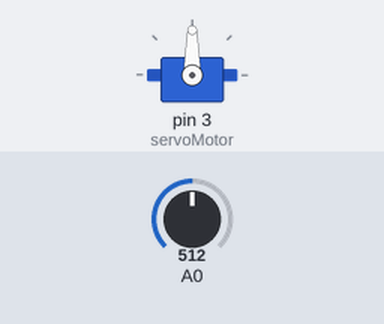
A sketch run on a simulated Arduino Uno, built with avr-gcc and run on an emulated ATmega328P. Parts: servo. Inputs (shaded band) come from the test bench; at power-on: A0 = 512.

Above: at 1.2 s.
1.3 s: A0 set to 716
At 1.9 s:
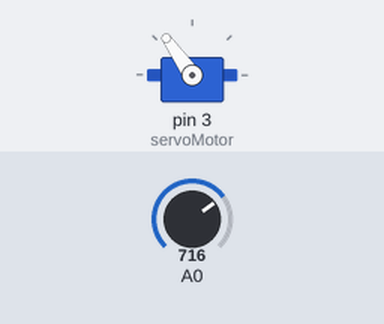
2.8 s: A0 set to 900
At 4.0 s:
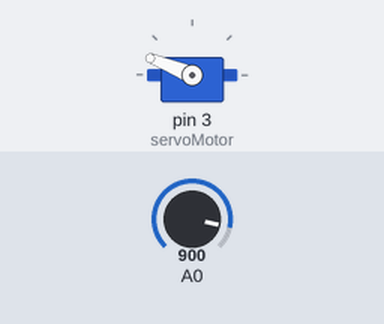
4.3 s: A0 set to 1023
At 5.2 s:
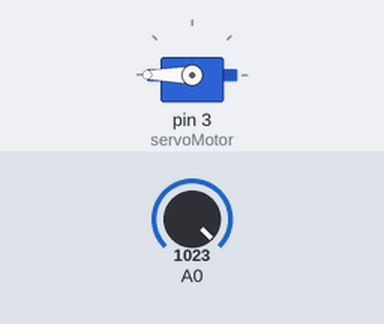
5.8 s: A0 set to 306
At 6.2 s:
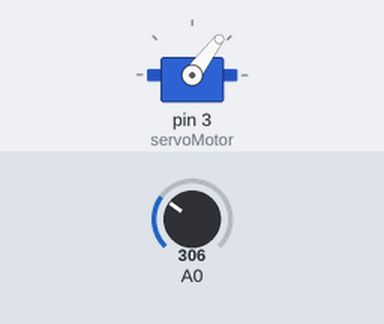
7.3 s: A0 set to 122
At 8.4 s:
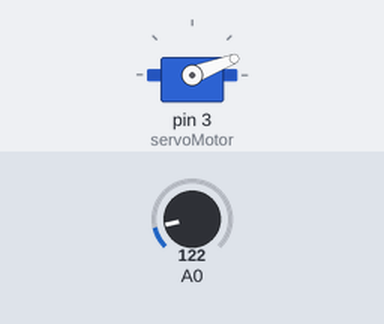
Timing chart, 0 to 9.8 s (numbered marks = the images above; inputs shaded):
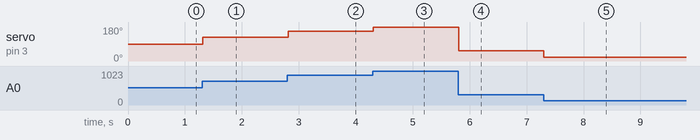

Measured:
- after the input at 1.3 s, servo on pin 3 (servoMotor): 90° → 125° at once
- after the input at 2.8 s, servo on pin 3 (servoMotor): 125° → 158° at once
- after the input at 4.3 s, servo on pin 3 (servoMotor): 158° → 180° at once
- after the input at 5.8 s, servo on pin 3 (servoMotor): 180° → 53° at once
- after the input at 7.3 s, servo on pin 3 (servoMotor): 53° → 21° at once

The sketch:

servo_motor_control.ino
```cpp
// This Code is Designed by Prince Kushwaha from COSM Electronics

#include <Servo.h>  // Include the servo library

Servo servoMotor;  // Create a servo object

int potentiometerValue;  // Variable to store the potentiometer value

void setup() {
  servoMotor.attach(3);  // Attach the servo to pin 3
}

void loop() {
  // Read the value from the potentiometer (connected to A0)
  potentiometerValue = analogRead(A0);

  // Map the potentiometer value from the range 0-1023 to the range 0-180
  potentiometerValue = map(potentiometerValue, 0, 1023, 0, 180);

  // Set the servo position according to the mapped value
  servoMotor.write(potentiometerValue);

  // Small delay for stability
  delay(20);
}
```
